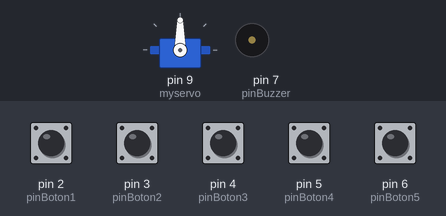
This sketch was run on a simulated Arduino Uno, built with avr-gcc and run on an emulated ATmega328P. Shown: servo, buzzer (waves = sounding). The inputs (shaded band) are chosen by the test bench; at power-on: pin 2 (pinBoton1), pin 3 (pinBoton2), pin 4 (pinBoton3), pin 5 (pinBoton4), pin 6 (pinBoton5) HIGH.

Above: at 1.2 s.
1.3 s: pin 2 (pinBoton1) pulled LOW for 0.15 s
At 2.7 s:
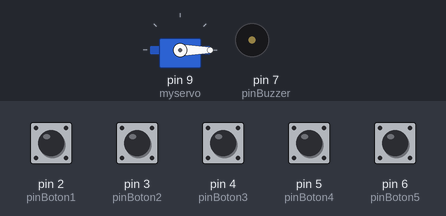
3.1 s: pin 3 (pinBoton2) pulled LOW for 0.15 s
At 3.7 s:
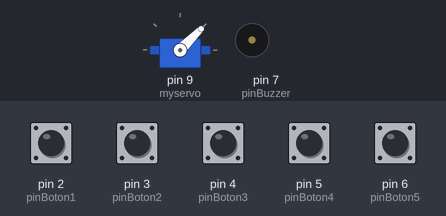
4.7 s: pin 5 (pinBoton4) pulled LOW for 0.15 s
At 5.9 s:
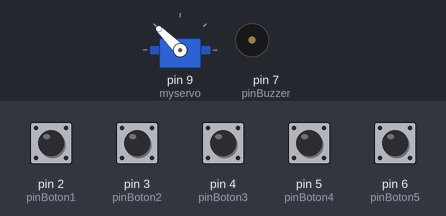
6.3 s: pin 6 (pinBoton5) pulled LOW for 0.15 s
At 7.4 s:
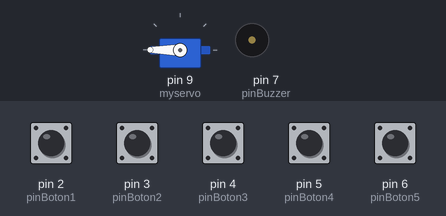
7.9 s: pin 4 (pinBoton3) pulled LOW for 0.15 s
At 8.4 s:
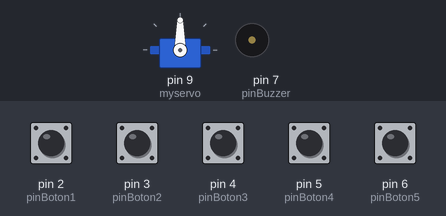
9.5 s: pin 2 (pinBoton1) pulled LOW for 1 s
At 9.8 s:
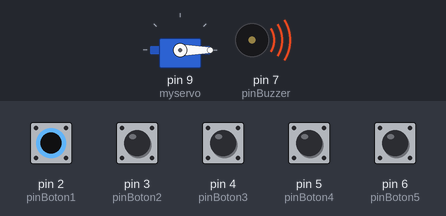
Timing chart, 0 to 12.5 s (numbered marks = the images above; inputs shaded):
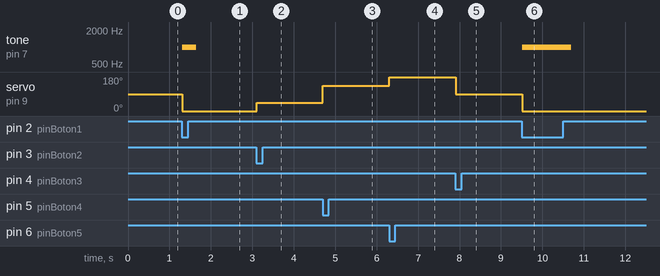

The sketch:

PRACTICA4.2-SERVO-CON-BUZZER.ino
```cpp
//Oscar Jose Barrios Cotom - 2022241

#include <Servo.h>//Libreria para usar el servo

Servo myservo;

int pos = 0;//Variables
int pinBoton1 = 2;//Pines a los que se conecta el servo
int pinBoton2 = 3;
int pinBoton3 = 4;
int pinBoton4 = 5;
int pinBoton5 = 6;
int pinBuzzer = 7;

void setup() {
  myservo.attach(9); //El servo se conecta al pin 9
  pinMode(pinBoton1, INPUT_PULLUP);//Se selecciona si el pin es de ENTRADA O SALIDA
  pinMode(pinBoton2, INPUT_PULLUP);
  pinMode(pinBoton3, INPUT_PULLUP);
  pinMode(pinBoton4, INPUT_PULLUP);
  pinMode(pinBoton5, INPUT_PULLUP);
  pinMode(pinBuzzer, OUTPUT);
}

void loop() {
  if(digitalRead(pinBoton1) == LOW) { // Si se presiona el botón 1 va a girar a 0 grados y sonara eñ buzzer
    myservo.write(0);//Se coloca a que grados va a girar el servo
    tone(pinBuzzer, 1000, 200);//Se selecciona la frecuencia en la que sonara el buzzer
  }
  else if(digitalRead(pinBoton2) == LOW) { // Si se presiona el botón va a girar a 45 grados
    myservo.write(45);//Se coloca a que grados va a girar el servo
    noTone(pinBuzzer);//La funcion notone permite que el buzzer no suene
  }
  else if(digitalRead(pinBoton3) == LOW) { // Si se presiona el botón va a girar a 90 grados
    myservo.write(90);//Se coloca a que grados va a girar el servo
    noTone(pinBuzzer);//La funcion notone permite que el buzzer no suene
  }
  else if(digitalRead(pinBoton4) == LOW) { // Si se presiona el botón va a girar a 135 grados
    myservo.write(135);//Se coloca a que grados va a girar el servo
    noTone(pinBuzzer);//La funcion notone permite que el buzzer no suene
  }
  else if(digitalRead(pinBoton5) == LOW) { // Si se presiona el botón 5 va a girar a 180 grados
    myservo.write(180);//Se coloca a que grados va a girar el servo
    noTone(pinBuzzer);//La funcion notone permite que el buzzer no suene
  }
  delay(10); //Tiempo
}
```

Measured:
- after the input at 1.3 s, tone on pin 7 (pinBuzzer): silent → 1000 Hz at once, → silent 0.34 s later; servo on pin 9 (myservo): 90° → 0° at once
- after the input at 3.1 s, servo on pin 9 (myservo): 0° → 45° at once
- after the input at 4.7 s, servo on pin 9 (myservo): 45° → 135° at once
- after the input at 6.3 s, servo on pin 9 (myservo): 135° → 180° at once
- after the input at 7.9 s, servo on pin 9 (myservo): 180° → 90° at once
- after the input at 9.5 s, tone on pin 7 (pinBuzzer): silent → 1000 Hz at once, → silent 1.2 s later; servo on pin 9 (myservo): 90° → 0° at once
